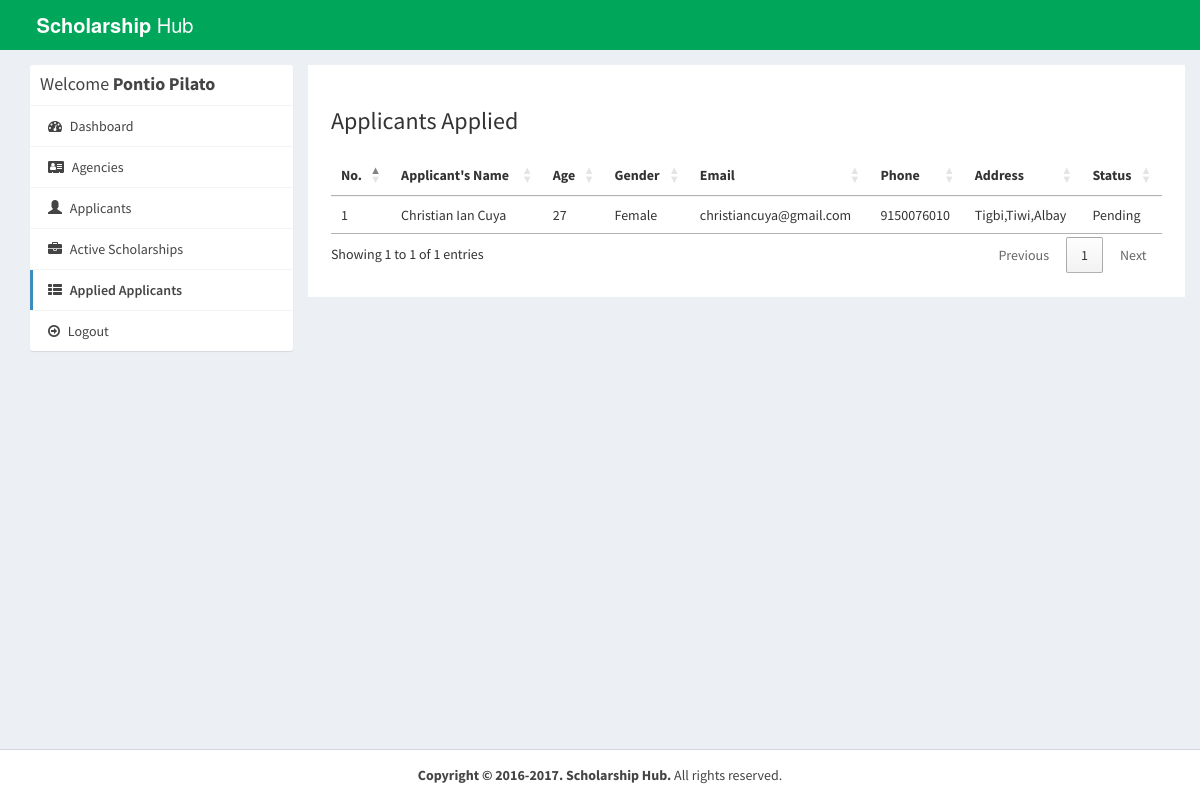
The page /admin/viewApp.php?id=27 (signed in) on the database its author committed.
### tables this page shows
CREATE TABLE `apply_scholar` (
  `AppSc_id` int(11) NOT NULL,
  `scholar_id` int(11) NOT NULL,
  `agency_id` int(11) NOT NULL,
  `Applicant_id` int(11) NOT NULL,
  `Application_id` int(11) NOT NULL,
  `status` int(11) NOT NULL,
  `hide` int(11) NOT NULL,
  `dateapplied` timestamp NOT NULL DEFAULT CURRENT_TIMESTAMP ON UPDATE CURRENT_TIMESTAMP,
  `gwa` decimal(10,3) NOT NULL,
  `tl_pts` decimal(10,3) NOT NULL
);

CREATE TABLE `applicant` (
  `Applicant_id` int(15) NOT NULL,
  `Fname` varchar(45) NOT NULL,
  `Lname` varchar(45) NOT NULL,
  `bdate` date NOT NULL,
  `age` int(13) NOT NULL,
  `gender` varchar(45) NOT NULL,
  `address` varchar(45) NOT NULL,
  `con_no` bigint(11) NOT NULL,
  `email_add` varchar(45) NOT NULL,
  `GStatus` varchar(20) NOT NULL,
  `Password` varchar(45) NOT NULL,
  `TimeCreated` date NOT NULL,
  `GWA` decimal(10,3) NOT NULL
);

### admin/viewApp.php (the view, shortened to what this page needs)
<?php
require_once("../db.php");
?>
<!DOCTYPE html>
<html>
<head>
  <link rel="stylesheet" href="https://cdnjs.cloudflare.com/ajax/libs/twitter-bootstrap/3.3.7/css/bootstrap.min.css">
  <link rel="stylesheet" href="https://cdnjs.cloudflare.com/ajax/libs/font-awesome/4.7.0/css/font-awesome.min.css">
  <link rel="stylesheet" href="https://cdnjs.cloudflare.com/ajax/libs/ionicons/2.0.1/css/ionicons.min.css">
  <link rel="stylesheet" href="https://cdn.datatables.net/1.10.15/css/jquery.dataTables.min.css">
  <link rel="stylesheet" href="../css/AdminLTE.min.css">
  <link rel="stylesheet" href="../css/_all-skins.min.css">
  <link rel="stylesheet" href="../css/custom.css">
</head>
<body class="hold-transition skin-green sidebar-mini">
<div class="wrapper">
  <header class="main-header">
    <a href="index.php" class="logo logo-bg">
      <span class="logo-lg"><b>Scholarship</b> Hub</span>
    </a>
    <nav class="navbar navbar-static-top">
    </nav>
  </header>
  <div class="content-wrapper" style="margin-left: 0px;">
    <section id="candidates" class="content-header">
      <div class="container">
        <div class="row">
          <div class="col-md-3">
            <div class="box box-solid">
              <div class="box-header with-border">
           <h3 class="box-title">Welcome <b><?php echo $_SESSION['name'];?></b></h3>
              </div>
              <div class="box-body no-padding">
                <ul class="nav nav-pills nav-stacked">
                  <li><a href="dashboard.php"><i class="fa fa-dashboard"></i> Dashboard</a></li>
				     <li ><a href="agency.php"><i class="fa fa-address-card"></i> Agencies</a></li>
					  <li ><a href="apps.php"><i class="glyphicon glyphicon-user"></i> Applicants</a></li>
                  <li ><a href="active-jobs.php"><i class="fa fa-briefcase"></i> Active Scholarships</a></li>
				  <li class="active"><a href="App-App.php"><i class="fa fa-th-list"></i> Applied Applicants</a></li>
                  <li><a href="../logout.php"><i class="fa fa-arrow-circle-o-right"></i> Logout</a></li>
                </ul>
              </div>
            </div>
          </div>
          <div class="col-md-9 bg-white padding-2">
            <h3>Applicants Applied</h3>
            <div class="row margin-top-20">
              <div class="col-md-12">
                <div class="box-body table-responsive no-padding">
                  <table id="example2" class="table table-hover">
                    <thead>
                      <th>No.</th>
                      <th>Applicant's Name</th>
					  <th>Age</th>
					  <th>Gender</th>
                      <th>Email</th>
                      <th>Phone</th>
                      <th>Address</th>
					  <th>Status</th>
                    </thead>
                    <tbody>
                      <?php
					  $scholar_id=$_GET['id'];
                      $sql = "SELECT * ,apply_scholar.status as appStatus FROM `apply_scholar` inner JOIN post_scholar on apply_scholar.scholar_id=post_scholar.scholar_id inner join applicant on applicant.Applicant_id=apply_scholar.Applicant_id where apply_scholar.scholar_id = '$scholar_id' ";
                      $result = $conn->query($sql);
                      if($result->num_rows > 0) {
                        $n= 0;
                        while($row = $result->fetch_assoc()) {
						$n++;
                      ?>
                      <tr>
					  <td><?php echo $n ; ?></td>
                      <td><?php echo $row['Fname']." ".$row['Lname'] ; ?></td>
                      <td><?php echo $row['age']; ?></td>
                        <td><?php echo $row['gender']; ?></td>
                        <td><?php echo $row['email_add']; ?></td>
                        <td><?php echo $row['con_no']; ?></td>
						<td><?php echo $row['address']; ?></td>
						<td><?php if ($row['appStatus'] == '0'){
							echo "Pending";
						}Elseif($row['appStatus'] == '1'){
							echo "Rejected";
							}Elseif($row['appStatus'] == '2'){
							echo "Under Review";
							}Elseif($row['appStatus'] == '3'){
							echo "Approved ";
							}
						?></td>
                      </tr>
                            <?php
                        }
                      }
                    ?>
                    </tbody>
                  </table>
                </div>
              </div>
            </div>
          </div>
        </div>
      </div>
    </section>
  </div>
  <footer class="main-footer" style="margin-left: 0px;">
    <div class="text-center">
      <strong>Copyright &copy; 2016-2017. Scholarship Hub.</strong> All rights
    reserved.
    </div>
  </footer>
</div>
</body>
</html>

### css/custom.css (style rules this page uses)
.logo-bg { background-color: #00A65A !important; }
.margin-top-20 { margin-top: 20px; }
.padding-2 { padding: 2%; }
.bg-white { background-color: #fff; }

### rows shown on the page
apply_scholar: Applicant.Fname "Christian Ian", Applicant.Lname "Cuya", Applicant.age "27", Applicant.gender "Female", Applicant.email_add "christiancuya@gmail.com", Applicant.con_no "9150076010", Applicant.address "Tigbi,Tiwi,Albay", status "Pending"

### other values the page prints
$_SESSION['name'] "Pontio Pilato"
